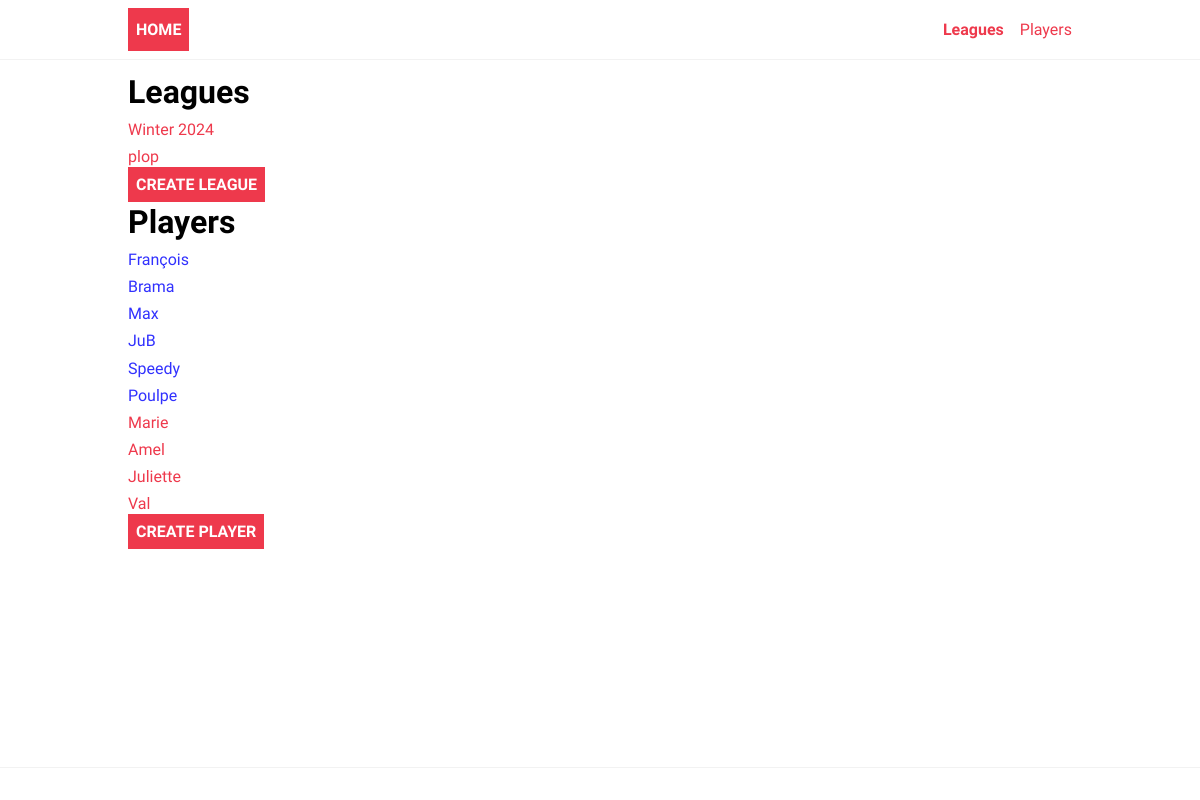
Before: /ladder/ with the older database file.
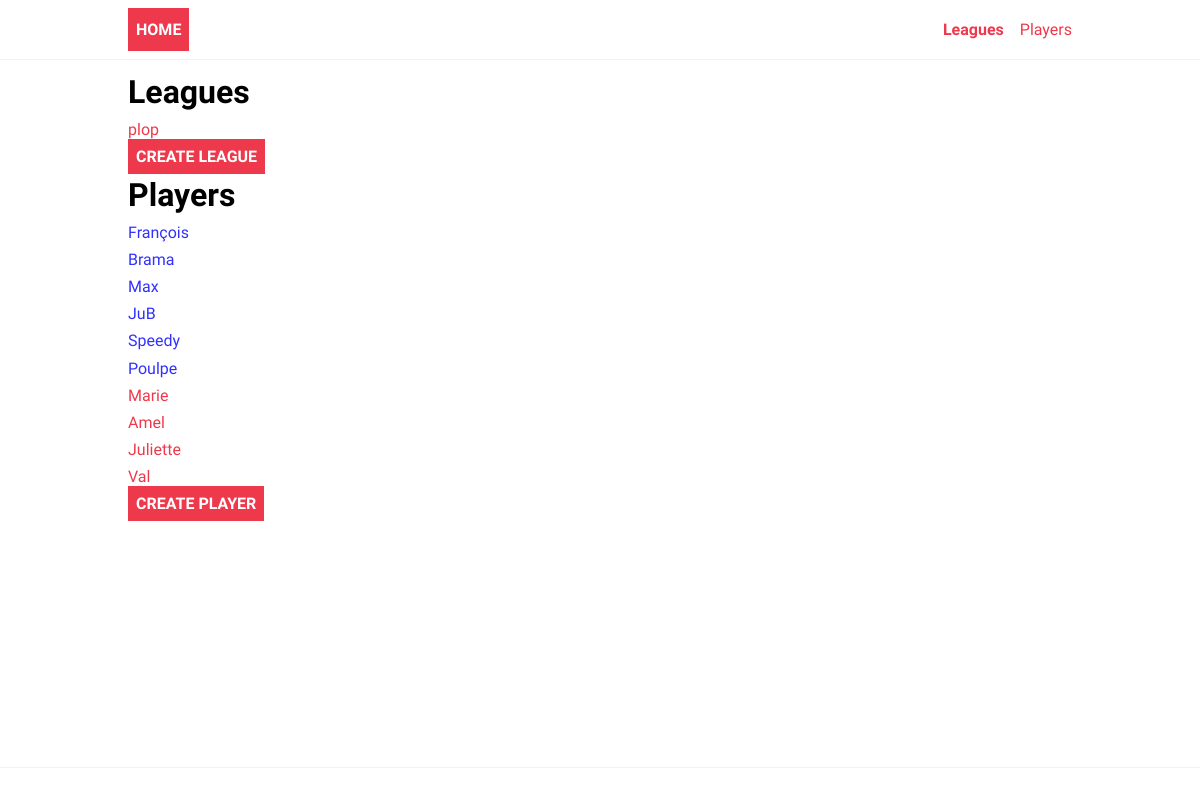
After: the same page with the newer database file.
### ladder/models.py (models this page shows, shortened)
class League(models.Model):
    name = models.CharField(max_length=200)

class Player(models.Model):
    name = models.CharField(max_length=200)
    gender = models.CharField(max_length=10, choices=genders)
    score = models.IntegerField(default=1000)

### ladder/views.py (the view)
# urls.py: path("", views.Index.as_view(), name="index"),
class Index(generic.ListView):
    model=League
    context_object_name = "league_list"
    template_name = "ladder/index.html"
    def get_context_data(self, **kwargs):
        context = super().get_context_data(**kwargs)
        context["all_players"]=Player.objects.all()
        return context

### ladder/templates/ladder/index.html
{% extends 'ladder/base.html' %}
{% block content %}
<H1>Leagues</H1>
{% if league_list %}
    <div>
    {% for league in league_list %}
        <p><a href="{% url 'ladder:league' league.id %}">{{ league.name }}</a></p>
    {% endfor %}
    </div>
    {% else %}
    <div>
      <p>No league available.</p>
    </div>
    {% endif %}
    <div>
      <a href="{% url 'ladder:add-league' %}" class="logo">Create League</a>
    </div>
<H1>Players</H1>
    {% if all_players %}
    <div>
    {% for player in all_players %}
        <p><a href="{% url 'ladder:player' player.id %}" class="{% if player.gender == 'f' %} woman {% else %} man {% endif %}">{{ player.name }}</a></p>
    {% endfor %}
    </div>
{% else %}
    <div>
      <p>
	No player.
      </p>
    </div>
{% endif %}
    <a href="{% url 'ladder:add-player' %}" class="logo">Create Player</a>
    {% endblock content %}

Changed rows visible on the page:
removed League: name "Winter 2024"
